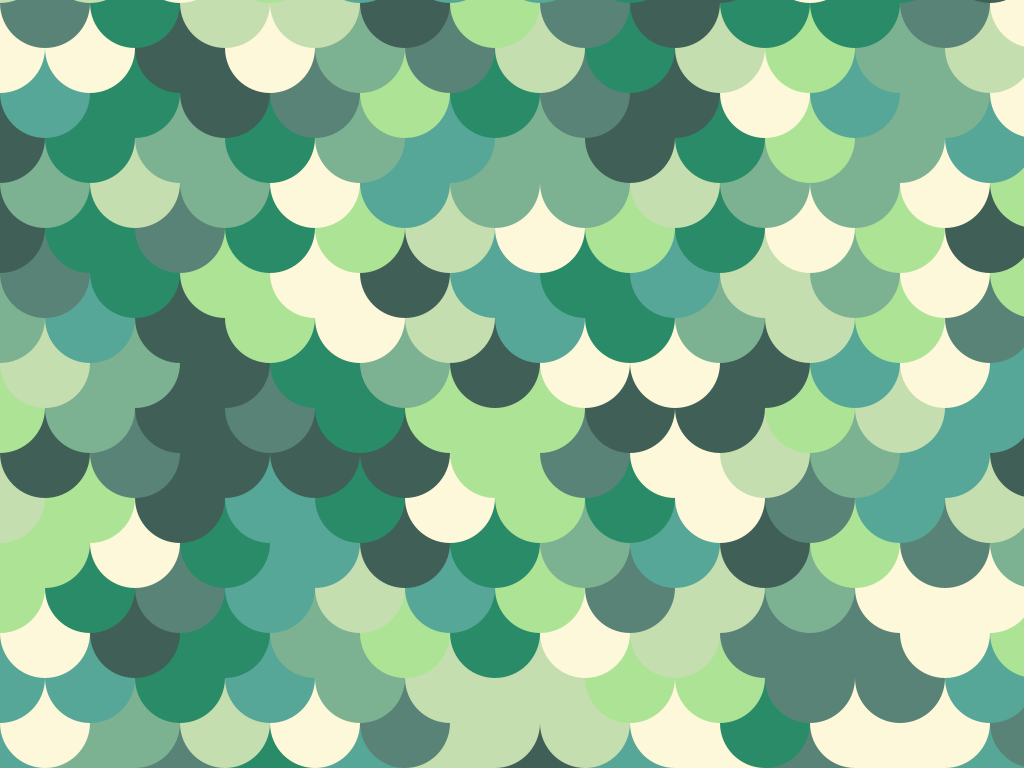
Frame 1 (no input)
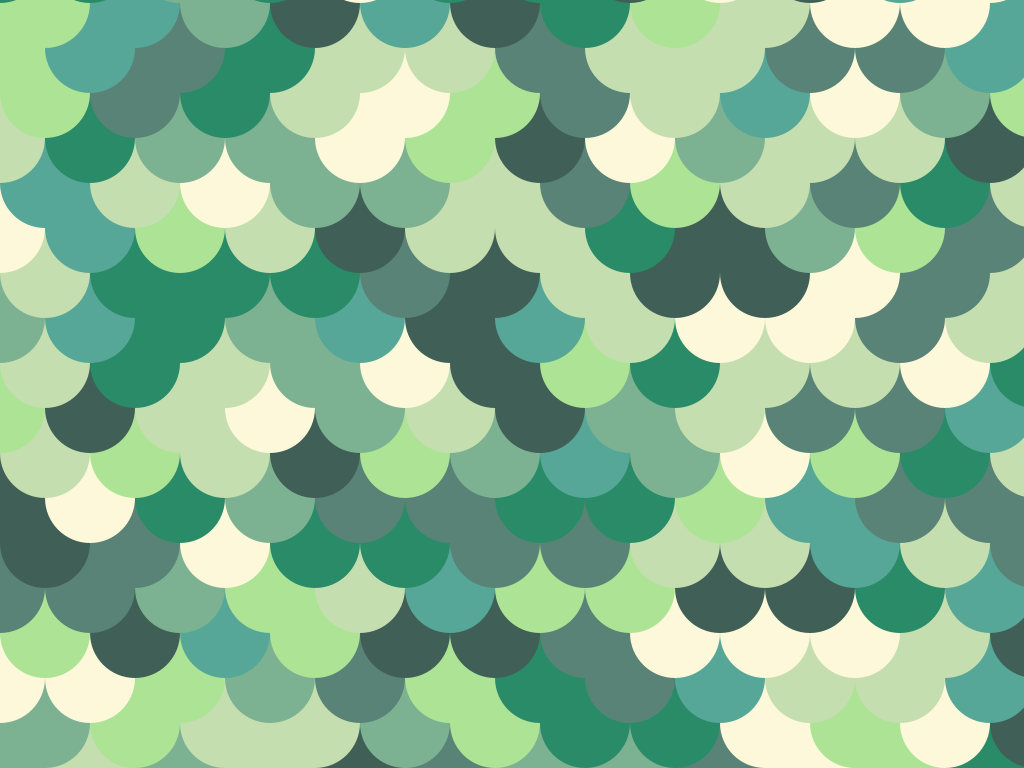
Frame 2 (the mouse pressed at the canvas centre, redrawn once)

The Processing sketch that drew these frames (run headless with seeded random() and noise(); the mouse was pressed at the canvas centre and the sketch redrawn once):

// Processing sketch: processing_147688
// ── processing_147688.pde


// Konkuk University 
// Department of Dynamic Media 
// SOS iDesign 
// Name: WOO Eunhye
// ID:201420091

int radius = 90;  


color[] colortheme = {  


  #FCF8D9, #598376, #56A798,  

  #C4DEAF, #405F57, #ACE395, 

  #2A8B68, #7CB291 


}; 


  


void setup(){ 


  size(1024, 768); 

  noStroke(); 

  smooth(); 


} 


  


  


  


void draw(){ 


  //background(0); 


    


  for(int y = height; y >= -radius; y=y-radius/2){ 


    for(int x = -radius; x < width+radius; x=x+radius){ 


      fill(getRamdom()); 

      int even = int(y % 2); 

      if(even == 0){ 


        ellipse(x, y, radius, radius); 

      } else { 


        ellipse(x+radius/2, y, radius, radius); 


      } 


    } 


  } 


    


  noLoop(); 


} 

color getRamdom(){ 

  int indice = int(random(colortheme.length));  

  return colortheme[indice]; 


} 


  


void mousePressed(){ 

  redraw(); 


} 
